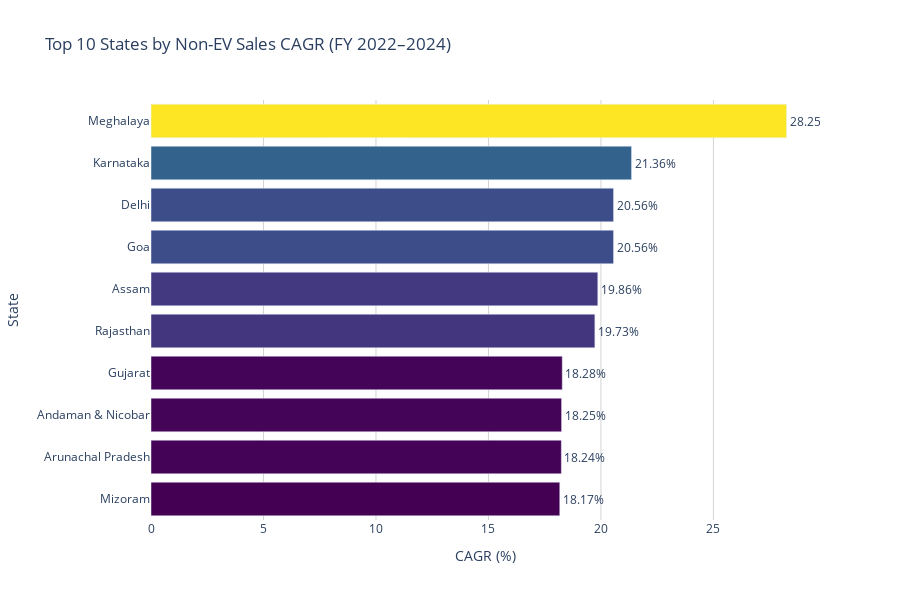

Notebook code for this chart:
### Code cell
# Create visualization for non-EV sales CAGR
print("Creating visualization for top 10 states by non-EV CAGR...")

# Sort for visualization
non_ev_top10_sorted = top10_non_ev.sort_values('CAGR')

# Create interactive bar chart
fig = px.bar(non_ev_top10_sorted, 
             x='CAGR', 
             y='state',
             orientation='h',
             title='Top 10 States by Non-EV Sales CAGR (FY 2022–2024)',
             labels={'CAGR': 'CAGR (%)', 'state': 'State'},
             color='CAGR',
             color_continuous_scale='Viridis',  # Different color scale for non-EV
             text='CAGR')

fig.update_traces(texttemplate='%{text:.2f}%', textposition='outside')

fig.update_layout(
    xaxis=dict(title='CAGR (%)', gridcolor='lightgray', showgrid=True),
    yaxis=dict(title='State'),
    coloraxis_showscale=False,
    height=600,
    width=900,
    plot_bgcolor='white',
    margin=dict(l=100)
)

fig.show()

# Save the visualization
fig.write_html("../../data/visuals/top10_states_non_ev_cagr_fiscal_years.html")

### Figure 1 — Plotly figure (JSON) as saved in the notebook; plotly's stock layout.template omitted (floating-point values rounded to 4 significant figures)
{"data": [{"hovertemplate": "CAGR (%)=%{marker.color}<br>State=%{y}<extra></extra>", "legendgroup": "", "marker": {"color": [18.17, 18.24, 18.25, 18.28, 19.73, 19.86, 20.56, 20.56, 21.36, 28.25], "coloraxis": "coloraxis", "pattern": {"shape": ""}}, "name": "", "orientation": "h", "showlegend": false, "text": [18.17, 18.24, 18.25, 18.28, 19.73, 19.86, 20.56, 20.56, 21.36, 28.25], "textposition": "outside", "texttemplate": "%{text:.2f}%", "type": "bar", "x": [18.17, 18.24, 18.25, 18.28, 19.73, 19.86, 20.56, 20.56, 21.36, 28.25], "xaxis": "x", "y": ["Mizoram", "Arunachal Pradesh", "Andaman & Nicobar", "Gujarat", "Rajasthan", "Assam", "Goa", "Delhi", "Karnataka", "Meghalaya"], "yaxis": "y"}], "layout": {"barmode": "relative", "coloraxis": {"colorbar": {"title": {"text": "CAGR (%)"}}, "colorscale": [[0, "#440154"], [0.1111, "#482878"], [0.2222, "#3e4989"], [0.3333, "#31688e"], [0.4444, "#26828e"], [0.5556, "#1f9e89"], [0.6667, "#35b779"], [0.7778, "#6ece58"], [0.8889, "#b5de2b"], [1, "#fde725"]], "showscale": false}, "height": 600, "legend": {"tracegroupgap": 0}, "margin": {"l": 100}, "plot_bgcolor": "white", "title": {"text": "Top 10 States by Non-EV Sales CAGR (FY 2022–2024)"}, "width": 900, "xaxis": {"anchor": "y", "domain": [0, 1], "gridcolor": "lightgray", "showgrid": true, "title": {"text": "CAGR (%)"}}, "yaxis": {"anchor": "x", "domain": [0, 1], "title": {"text": "State"}}}}
